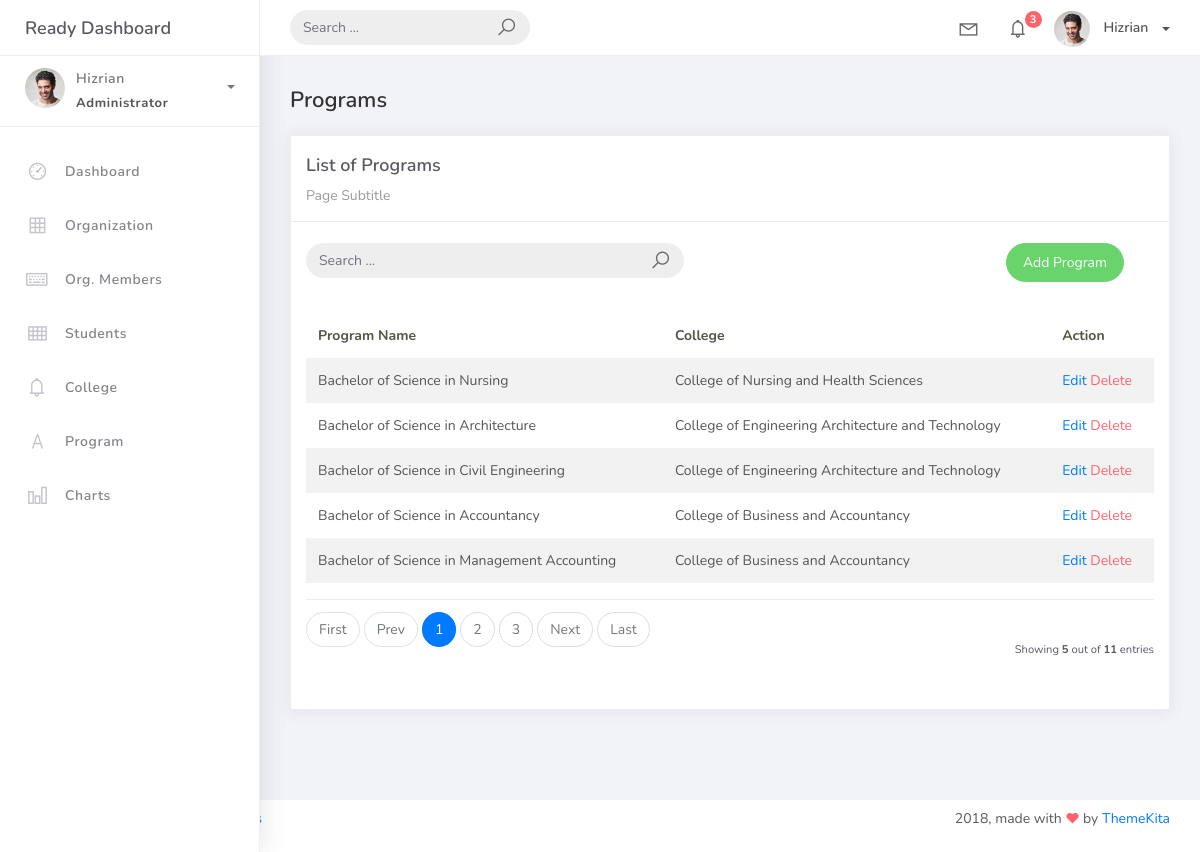
Screenshot of /program-list with the database file from the repository.
### studentorg/models.py (models this page shows, shortened)
class BaseModel(models.Model):
    created_at = models.DateTimeField(auto_now_add=True, db_index=True)
    updated_at = models.DateTimeField(auto_now=True)
    class Meta:
        abstract = True

class Program(BaseModel):
    prog_name = models.CharField(max_length=150)
    college = models.ForeignKey(College, on_delete=models.CASCADE)

class College(BaseModel):
    college_name = models.CharField(max_length=150)
    def __str__(self):
        return self.college_name

### studentorg/views.py (the view)
# urls.py: path('program-list', Program_List.as_view(), name='program-list'),
class Program_List(ListView):
    model = Program
    context_object_name = 'program'
    template_name = 'program/programs.html'
    paginate_by = 5
    def get_queryset(self, *args, **kwargs):
        qs = super(Program_List, self).get_queryset(*args, **kwargs)
        if self.request.GET.get("q") != None:
            query = self.request.GET.get('q')
            qs = qs.filter(Q(prog_name__icontains=query) |
            Q(college__college_name__icontains=query))
        return qs

### templates/program/programs.html (shortened to what this page needs)
{% extends 'base.html' %} {% load static %} {% block content %}
<div class="content">
  <div class="container-fluid">
    <h4 class="page-title">Programs</h4>
    <div class="row">
      <div class="col-md-12">
        <div class="card">
          <div class="card-header">
            <div class="card-title">List of Programs</div>
            <div class="card-category">Page Subtitle</div>
          </div>
          <br />
          <div class="col-md-12 row">
            <div class="col-md-6">
              <form
                class="navbar-left navbar-form nav-search mr-md-3"
                action="{% url 'program-list' %}">
                <div class="input-group">
                  <input
                    type="text"
                    placeholder="Search ..."
                    class="form-control"
                    name="q" />
                  <div class="input-group-append">
                    <span class="input-group-text">
                      <i class="la la-search search-icon"></i>
                    </span>
                  </div>
                </div>
              </form>
            </div>
            <div class="col-md-6">
              <div class="pull-right">
                <a
                  href="{% url 'program-add' %}"
                  class="btn btn-success btn-rounded"
                  >Add Program</a
                >
              </div>
            </div>
          </div>
          <div class="card-body">
            <table class="table table-striped mt-3">
              <thead>
                <tr>
                    <th scope="col">Program Name</th>
                    <th scope="col">College</th>
                    <th scope="col">Action</th>
                </tr>
              </thead>
              <tbody>
                {% for object in object_list %}
                <tr>
                    <td>{{ object.prog_name }}</td>
                    <td>{{ object.college }}</td>
                  <td>
                    <a href="program_list/{{ object.id }}">Edit</a>
                    <a
                      href="program_list/{{ object.id }}/delete"
                      class="text-danger"
                      >Delete</a
                    >
                  </td>
                </tr>
                {% endfor %}
              </tbody>
            </table>
            {% include 'includes/pagination.html' %}
          </div>
        </div>
      </div>
    </div>
  </div>
</div>
{% endblock %}

### rows the page displays
Program: prog_name "Bachelor of Science in Nursing", college "College of Nursing and Health Sciences"
Program: prog_name "Bachelor of Science in Architecture", college "College of Engineering Architecture and Technology"
Program: prog_name "Bachelor of Science in Civil Engineering", college "College of Engineering Architecture and Technology"
Program: prog_name "Bachelor of Science in Accountancy", college "College of Business and Accountancy"
Program: prog_name "Bachelor of Science in Management Accounting", college "College of Business and Accountancy"

### other values shown
{{ page_num }} "1"
{{ page_num }} "2" "3"
{{ object_list.count }} "5"
{{ paginator.count }} "11"
